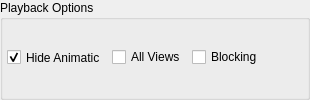
        <widget class="QGroupBox" name="groupBox_8">
         <property name="title">
          <string>Playback Options</string>
         </property>
         <layout class="QHBoxLayout" name="horizontalLayout_23">
          <property name="leftMargin">
           <number>4</number>
          </property>
          <property name="topMargin">
           <number>0</number>
          </property>
          <property name="rightMargin">
           <number>4</number>
          </property>
          <property name="bottomMargin">
           <number>2</number>
          </property>
          <item>
           <widget class="QCheckBox" name="sm_imgPlane_chk">
            <property name="sizePolicy">
             <sizepolicy hsizetype="Preferred" vsizetype="Preferred">
              <horstretch>0</horstretch>
              <verstretch>0</verstretch>
             </sizepolicy>
            </property>
            <property name="text">
             <string>Hide Animatic</string>
            </property>
            <property name="checked">
             <bool>true</bool>
            </property>
           </widget>
          </item>
          <item>
           <widget class="QCheckBox" name="sm_updAllViews_chk">
            <property name="text">
             <string>All Views</string>
            </property>
           </widget>
          </item>
          <item>
           <widget class="QCheckBox" name="sm_blocking_chk">
            <property name="text">
             <string>Blocking</string>
            </property>
           </widget>
          </item>
          <item>
           <spacer name="horizontalSpacer_2">
            <property name="orientation">
             <enum>Qt::Horizontal</enum>
            </property>
            <property name="sizeHint" stdset="0">
             <size>
              <width>40</width>
              <height>20</height>
             </size>
            </property>
           </spacer>
          </item>
         </layout>
        </widget>
